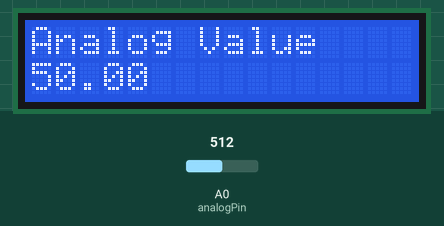
Recording of a sketch running on a simulated Arduino Uno, built with avr-gcc and run on an emulated ATmega328P. Parts: 16×2 character LCD. The test bench sets the inputs (shaded band); at power-on: A0 (analogPin) = 512.

Above: at 1.2 s.
1.3 s: A0 (analogPin) set to 716
At 2.4 s:
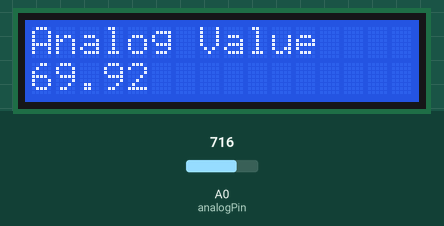
2.8 s: A0 (analogPin) set to 900
At 3.6 s:
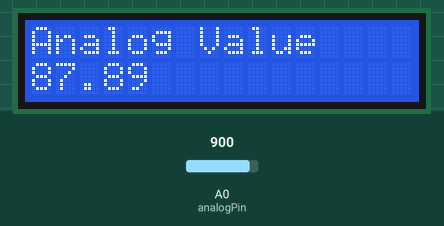
4.3 s: A0 (analogPin) set to 1023
At 4.7 s:
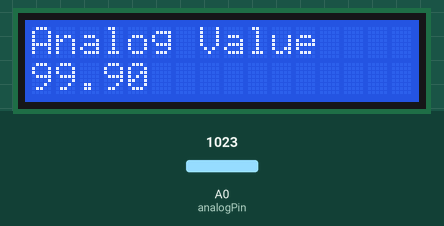
Timing chart, 0 to 7.3 s (numbered marks = the images above; inputs shaded):
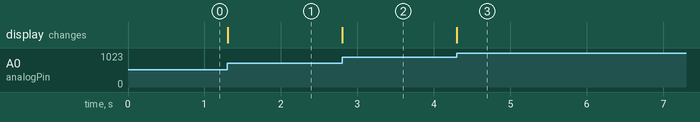

The sketch:

analogSignalInterfacing.ino
```cpp
/* Analog Signal Interfacing using Arduino Uno

   Hardware components
   Arduino Uno
   16x2 LCD
   potentiometer


   Author : Sanghavi
   Date: 19-09-2022
*/

// Include header files
#include<LiquidCrystal.h>

// LCD pins initalisation and object creation
// RS = 9,  , EN = 11, D4 = 3, D5 = 2, D6 = 1, D7 = 0
LiquidCrystal lcd(9, 11, 3, 2, 1, 0);

int analogPin = A0; // potentiometer wiper (middle terminal) connected to analog pin 0
// outside leads to ground and +5V
void setup() {
  // Set up the LCD's number of columns and rows
  lcd.begin(16, 2);

  // set cursor column 0 , row 0
  lcd.setCursor(0, 0);

  // Display message
  lcd.print("Analog Value");

}

void loop() {

  // read the input pin
  float  val = analogRead(analogPin);
  val= (val/1024.0)* 100;

  // set cursor column 1 , row 1
  lcd.setCursor(0, 1);

  // Display message
  lcd.print(val);

  // to avoid an  an offset
  lcd.print("   ");

}
```

Measured:
- after the input at 1.3 s, the display: changes at once (image 1)
- after the input at 2.8 s, the display: changes at once (image 2)
- after the input at 4.3 s, the display: changes at once (image 3)
